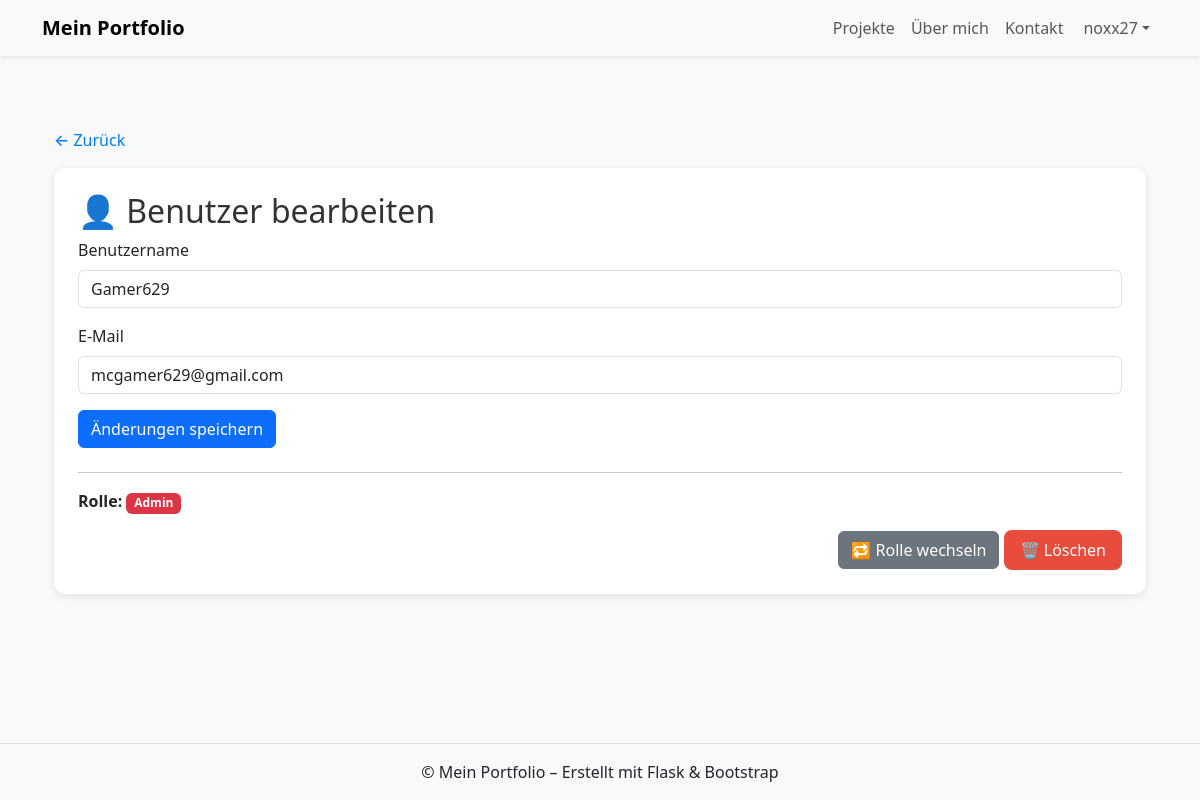
Page /admin/user/2 (signed in) on the earlier database version.
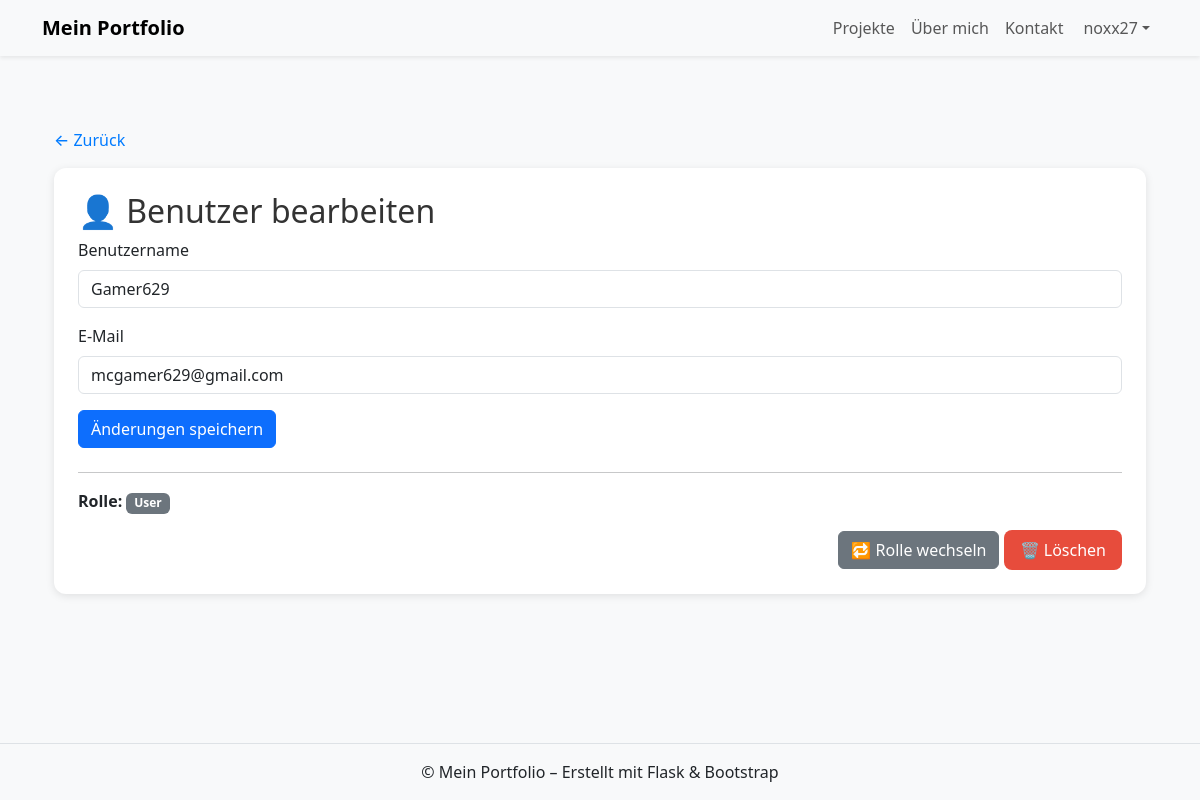
Same page on the later database version.
### app/routes/admin.py (the view)
@admin_bp.route("/user/<int:user_id>", methods=["GET", "POST"])
@login_required
def user_detail(user_id):
    user = User.query.get_or_404(user_id)
    if request.method == "POST":
        user.username = request.form.get("username", user.username)
        user.email = request.form.get("email", user.email)
        db.session.commit()
        flash("Benutzerdaten wurden aktualisiert.", "success")
        return redirect(url_for("admin.user_detail", user_id=user.id))
    return render_template("admin/user_detail.html", user=user)

### app/models/user.py (called while the page is built)
    def is_admin(self):
        return self.role == "admin"

### app/routes/admin.py (called while the page is built)
@admin_bp.before_request
def restrict_to_admins():
    if not current_user.is_authenticated or not current_user.is_admin():
        abort(403)

### app/templates/admin/user_detail.html (shortened to what this page needs)
{% extends "base.html" %}
{% block content %}
<link rel="stylesheet" href="{{ url_for('static', filename='css/admin.css') }}">
<div class="container mt-4">
  <a href="{{ url_for('admin.users') }}" class="back-btn">← Zurück</a>
  <div class="detail-card">
    <h2>👤 Benutzer bearbeiten</h2>
    <form method="POST" class="mb-4">
      <div class="mb-3">
        <label for="username" class="form-label">Benutzername</label>
        <input type="text" id="username" name="username" class="form-control" value="{{ user.username }}">
      </div>
      <div class="mb-3">
        <label for="email" class="form-label">E-Mail</label>
        <input type="email" id="email" name="email" class="form-control" value="{{ user.email }}">
      </div>
      <button type="submit" class="btn btn-primary">Änderungen speichern</button>
    </form>
    <hr>
    <p><strong>Rolle:</strong>
      {% if user.role == "admin" %}
        <span class="badge bg-danger">Admin</span>
      {% else %}
        <span class="badge bg-secondary">User</span>
      {% endif %}
    </p>
    <div class="actions mt-3">
      <a href="{{ url_for('admin.toggle_role', user_id=user.id) }}" class="btn btn-secondary">🔁 Rolle wechseln</a>
      <a href="{{ url_for('admin.delete_user', user_id=user.id) }}" class="btn btn-danger"
         onclick="return confirm('Diesen Benutzer wirklich löschen?')">🗑️ Löschen</a>
    </div>
  </div>
</div>
{% endblock %}

Differences in the rows shown:
changed User "Gamer629": role "admin" → "user" (drawn)
Other differences:
text no longer shown: "Admin"
text now shown: "User"
